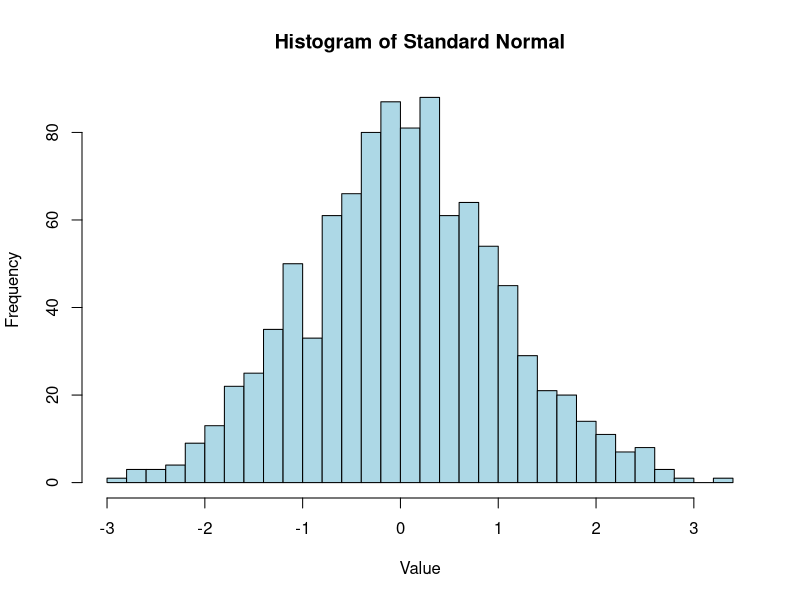
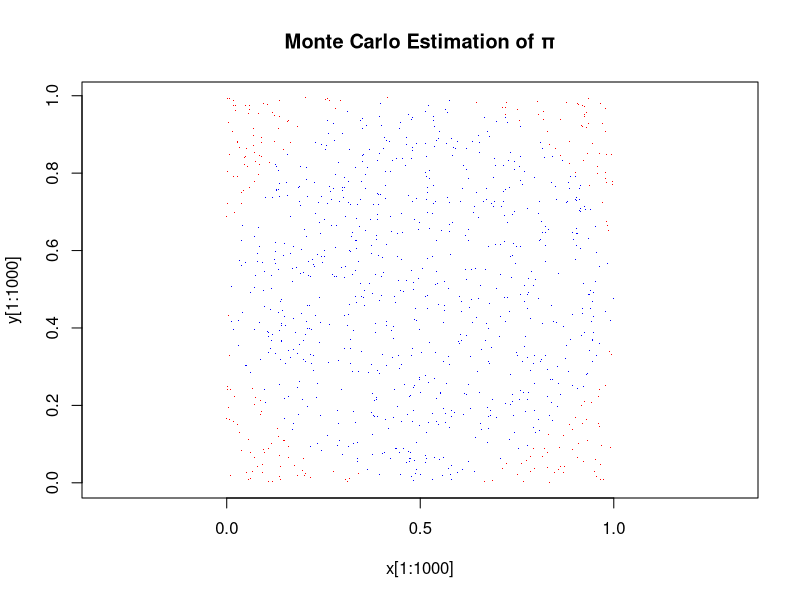

Recreate these plots in R, in order.
## ---- chunk 1
# Assign a value to a variable
x <- 5
x

# Alternative syntax
y = 10
y
## ---- chunk 2
# Examples of different types
num_var <- 3.14159
int_var <- 42L
char_var <- "Hello R"
log_var <- TRUE

# Check the type of a variable
class(num_var)
class(int_var)
class(char_var)
class(log_var)
## ---- chunk 3
# Create a numeric vector
v1 <- c(1, 2, 3, 4, 5)
v1

# Create a character vector
fruits <- c("apple", "banana", "cherry")
fruits

# Create a logical vector
flags <- c(TRUE, FALSE, TRUE, TRUE)
flags

# Sequence of numbers
seq_1_to_10 <- 1:10
seq_1_to_10

# Using seq() function for more control
seq(from = 0, to = 1, by = 0.1)
seq(from = 0, to = 10, length.out = 5)
## ---- chunk 4
a <- c(1, 2, 3, 4, 5)
b <- c(10, 20, 30, 40, 50)

# Arithmetic operations
a + b      # Element-wise addition
a - b      # Element-wise subtraction
a * b      # Element-wise multiplication
a / b      # Element-wise division
a^2        # Each element squared

# Vector recycling (shorter vector is repeated)
c <- c(1, 2)
a + c      # c is recycled: c(1, 2, 1, 2, 1)
## ---- chunk 5
x <- c(3, 1, 4, 1, 5, 9, 2, 6)

# Basic statistics
length(x)      # Number of elements
sum(x)         # Sum of all elements
mean(x)        # Arithmetic mean
median(x)      # Median value
sd(x)          # Standard deviation
var(x)         # Variance
min(x)         # Minimum value
max(x)         # Maximum value
range(x)       # Min and max
summary(x)     # Summary statistics

# Sorting
sort(x)                # Sort in ascending order
sort(x, decreasing = TRUE)  # Sort in descending order
## ---- chunk 6
v <- c(10, 20, 30, 40, 50)

# Indexing (R uses 1-based indexing!)
v[1]       # First element
v[3]       # Third element
v[c(1, 3, 5)]  # Elements 1, 3, and 5
v[2:4]     # Elements 2 through 4

# Logical indexing
v[v > 25]  # Elements greater than 25
v[v %% 20 == 0]  # Elements divisible by 20

# Exclude elements
v[-1]      # All elements except first
v[-c(2, 4)]  # Exclude elements 2 and 4
## ---- chunk 7
# Create a matrix from a vector
m1 <- matrix(1:12, nrow = 3, ncol = 4)
m1

# By default, matrices are filled by column
# Use byrow = TRUE to fill by row
m2 <- matrix(1:12, nrow = 3, ncol = 4, byrow = TRUE)
m2

# Create a matrix with specific values
m3 <- matrix(c(1, 2, 3, 4, 5, 6), nrow = 2, ncol = 3)
m3
## ---- chunk 8
A <- matrix(1:4, nrow = 2)
B <- matrix(c(5, 6, 7, 8), nrow = 2)

# Basic operations
A + B      # Element-wise addition
A - B      # Element-wise subtraction
A * B      # Element-wise multiplication (Hadamard product)
A / B      # Element-wise division

# Matrix multiplication
A %*% B    # True matrix multiplication

# Matrix transpose
t(A)

# Matrix inverse (for square matrices)
C <- matrix(c(4, 7, 2, 6), nrow = 2)
solve(C)   # Inverse of C

# Determinant
det(C)

# Diagonal
diag(A)
diag(3)    # 3x3 identity matrix

# Eigenvalues and eigenvectors
eigen(C)
## ---- chunk 9
M <- matrix(1:12, nrow = 3, ncol = 4)
M

# Access by row and column
M[1, 2]    # Element in row 1, column 2
M[2, ]     # Entire row 2
M[, 3]     # Entire column 3
M[1:2, 2:3]  # Submatrix (rows 1-2, columns 2-3)

# Dimension of matrix
dim(M)
nrow(M)
ncol(M)
## ---- chunk 10
# Set seed for reproducibility
set.seed(123)

# Uniform distribution
runif(5)              # 5 random numbers between 0 and 1
runif(5, min = -1, max = 1)  # Between -1 and 1

# Normal distribution
rnorm(5)              # Standard normal (mean=0, sd=1)
rnorm(5, mean = 10, sd = 2)   # Normal with mean 10, sd 2

# Other distributions
rbinom(10, size = 20, prob = 0.3)  # Binomial
rpois(10, lambda = 3)   # Poisson
rexp(10, rate = 0.5)    # Exponential

# Plotting random data
x <- rnorm(1000)
hist(x, breaks = 30, main = "Histogram of Standard Normal",
     xlab = "Value", col = "lightblue")
## ---- chunk 11
# Compare loop vs vectorized approach
x <- 1:1000000

# Loop approach (SLOW)
loop_result <- numeric(length(x))
for (i in 1:length(x)) {
  loop_result[i] <- x[i]^2
}

# Vectorized approach (FAST)
vector_result <- x^2

# They produce the same result
all.equal(loop_result, vector_result)
## ---- chunk 12
set.seed(42)
n <- 100000  # Number of random points

# Generate random points in [0,1] x [0,1]
x <- runif(n)
y <- runif(n)

# Check if points are inside unit circle (centered at origin)
# We need points in [0,1], so check distance from (0.5, 0.5) <= 0.5
distances <- sqrt((x - 0.5)^2 + (y - 0.5)^2)
inside_circle <- distances <= 0.5

# Points inside circle / total points = π/4 (for quarter circle)
pi_estimate <- 4 * sum(inside_circle) / n
pi_estimate

# Visualize
plot(x[1:1000], y[1:1000], col = ifelse(inside_circle[1:1000], "blue", "red"),
     pch = ".", asp = 1,
     main = "Monte Carlo Estimation of π")
